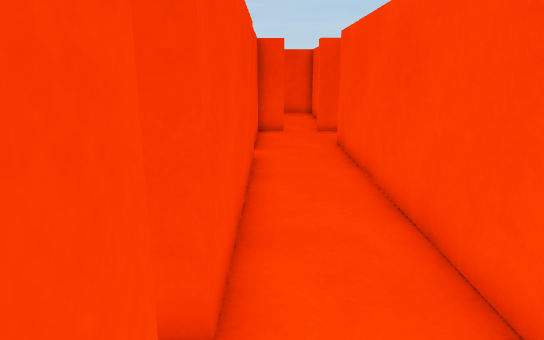
view 1 (above)

18 first-person views from a walk through a 3-D level made in the Unity game engine. The camera is 1.3 m above the floor, tilts 14° down and sees 70° across. The floor is counted in squares, 0.5 m on a side. Each view is taken from the middle of a square. On the plan, view 1 faces up. The plan holds only what a view shows up to about 20 squares ahead; the rest is blank. The place goes on beyond the plan.

view 2
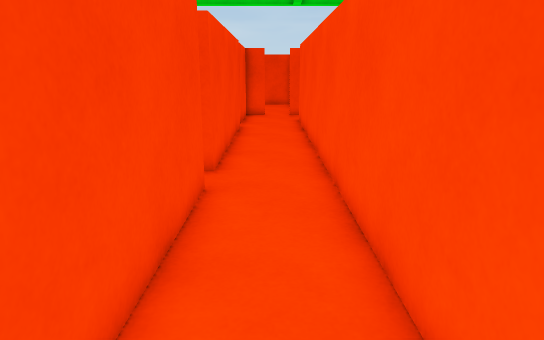

view 3
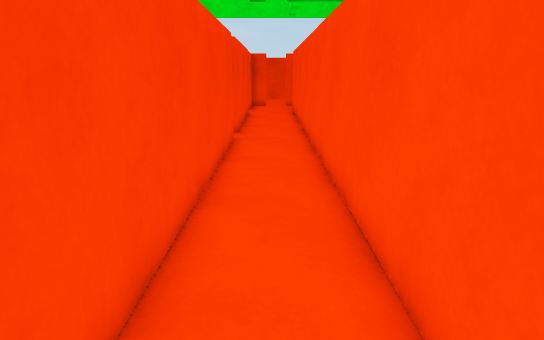

view 4
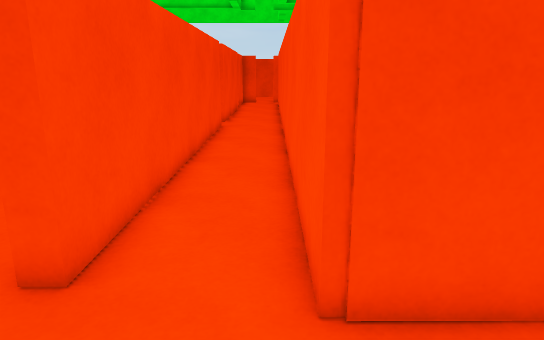

view 5
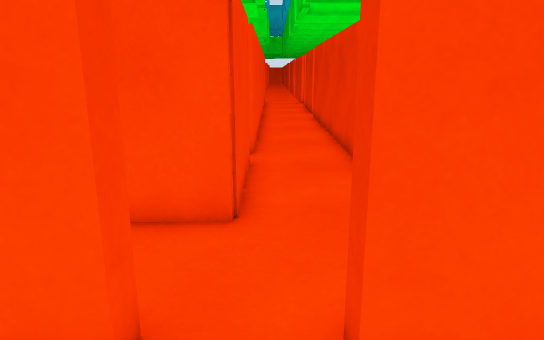

view 6
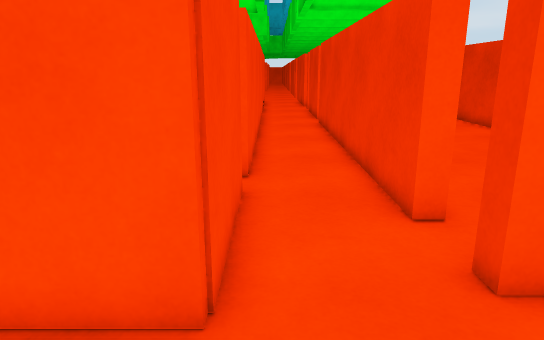

view 7
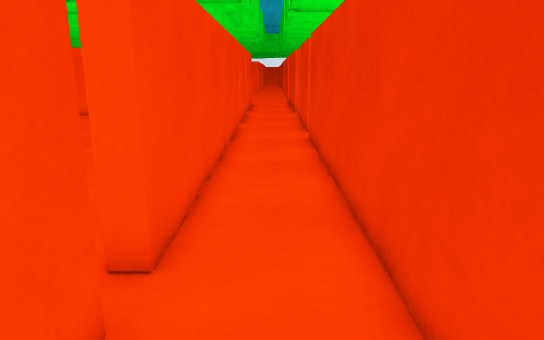

view 8
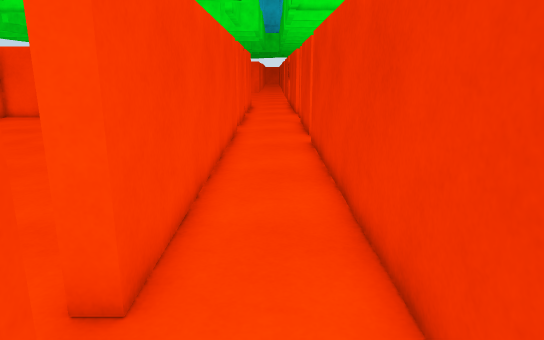

view 9
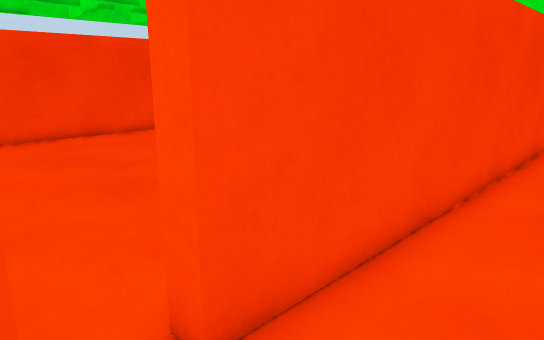

view 10
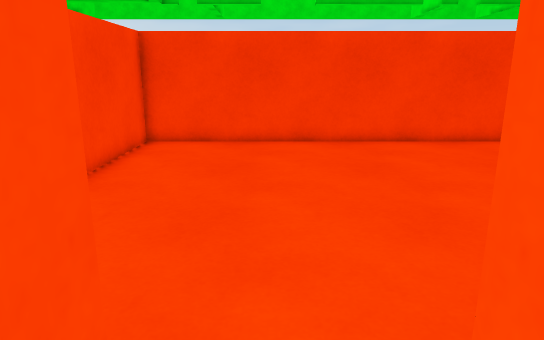

view 11
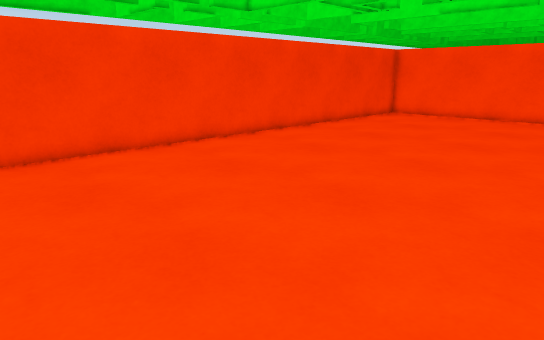

view 12
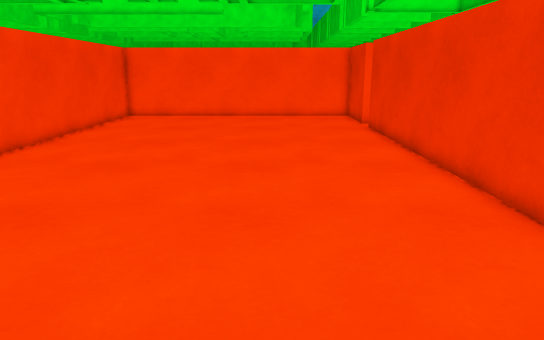

view 13
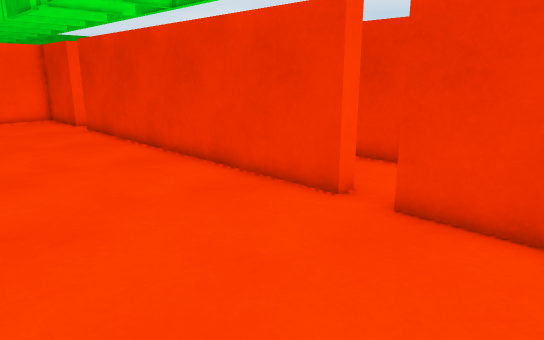

view 14
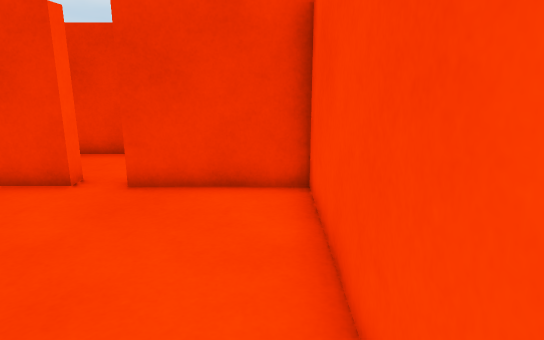

view 15
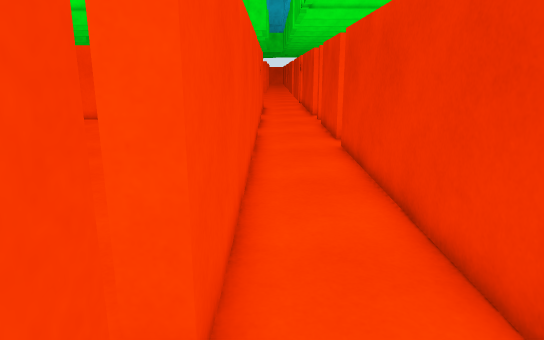

view 16
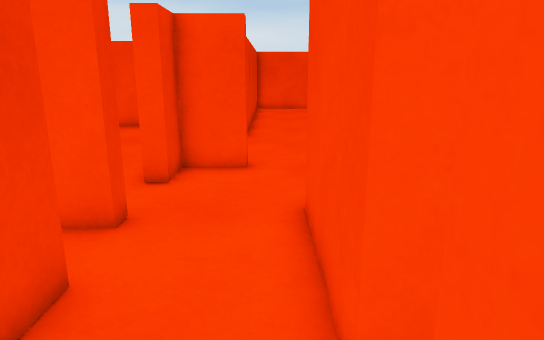

view 17
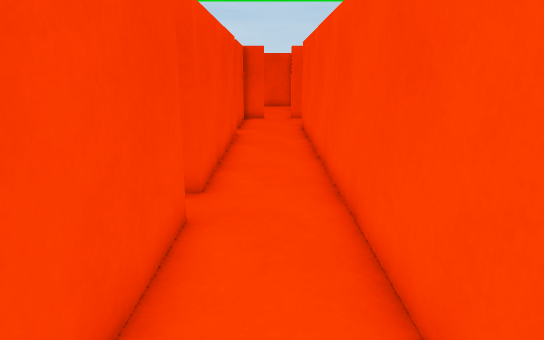

view 18
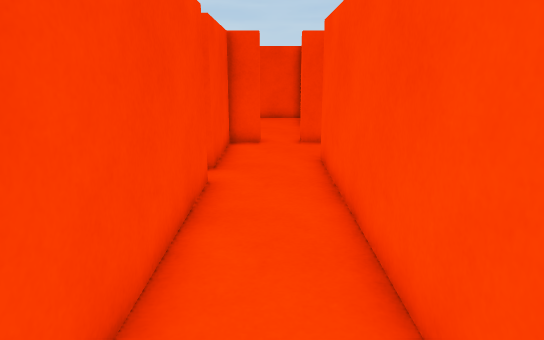

### Floor plan
Points are (right, up) in squares from view 1. A wall is a line through its corners. A room is listed if a view was taken in it or the views show most of it. See-through windows are left out.
Room 1 (views 1, 2, 3, 4, 6, 7, 8, 9, 10, 15, 16, 17, 18)
walls: (-1.2, -15.7) (-0.6, -15.7) (-0.6, -17.6) (0.8, -17.5) (0.9, -18.2); (7.4, -14.4) (2.5, -14.4) (2.5, 13.4); (-0.6, 1.8) (-0.6, -13.7) (-1.2, -13.7); (3.2, -18.2) (3.2, -17.5) (3.8, -17.5) (3.8, -18.5); (5.6, -18.2) (5.6, -17.5) (20, -17.5); (-0.6, 12.2) (-0.6, 3.2); (21.4, -17.5) (24.5, -17.5); (23.2, -14.4) (8.7, -14.4)
ways out: opening at (-1, -14.5) to room 2; opening at (8, -14) to room 3; opening at (24, -14) to room 3; opening at (-1, 13); opening at (1, 14.5)
Room 2 (view 5)
walls: (-1.2, -13.7) (-1.2, -12.6); (-1.2, -17.2) (-1.2, -15.7)
ways out: opening at (-1, -14.5) to room 1
Room 3 (views 11, 12, 13, 14)
walls: (8.7, -14.4) (8.7, -13.8) (23.2, -13.8); (24.5, -0.1) (3.1, -0.1) (3.1, -13.8) (7.4, -13.8) (7.4, -14.4)
ways out: opening at (8, -14) to room 1; opening at (24, -14) to room 1

Where each view was taken, in squares from view 1:
view 1: 0 up, 0 right, facing up
view 2: 7 down, 1 right, facing up
view 3: 14 down, 1 right, facing up
view 4: 18 down, 2 right, facing up
view 5: 15 down, 4 left, facing right
view 6: 15 down, 1 left, facing right
view 7: 16 down, 4 right, facing right
view 8: 16 down, 5 right, facing right
view 9: 17 down, 7 right, facing up-right
view 10: 15 down, 8 right, facing up
view 11: 13 down, 4 right, facing up-right
view 12: 9 down, 4 right, facing right
view 13: 7 down, 4 right, facing down-right
view 14: 5 down, 4 right, facing down
view 15: 15 down, 6 right, facing right
view 16: 15 down, 10 right, facing left
view 17: 5 down, 1 right, facing up
view 18: 3 up, 1 right, facing up
